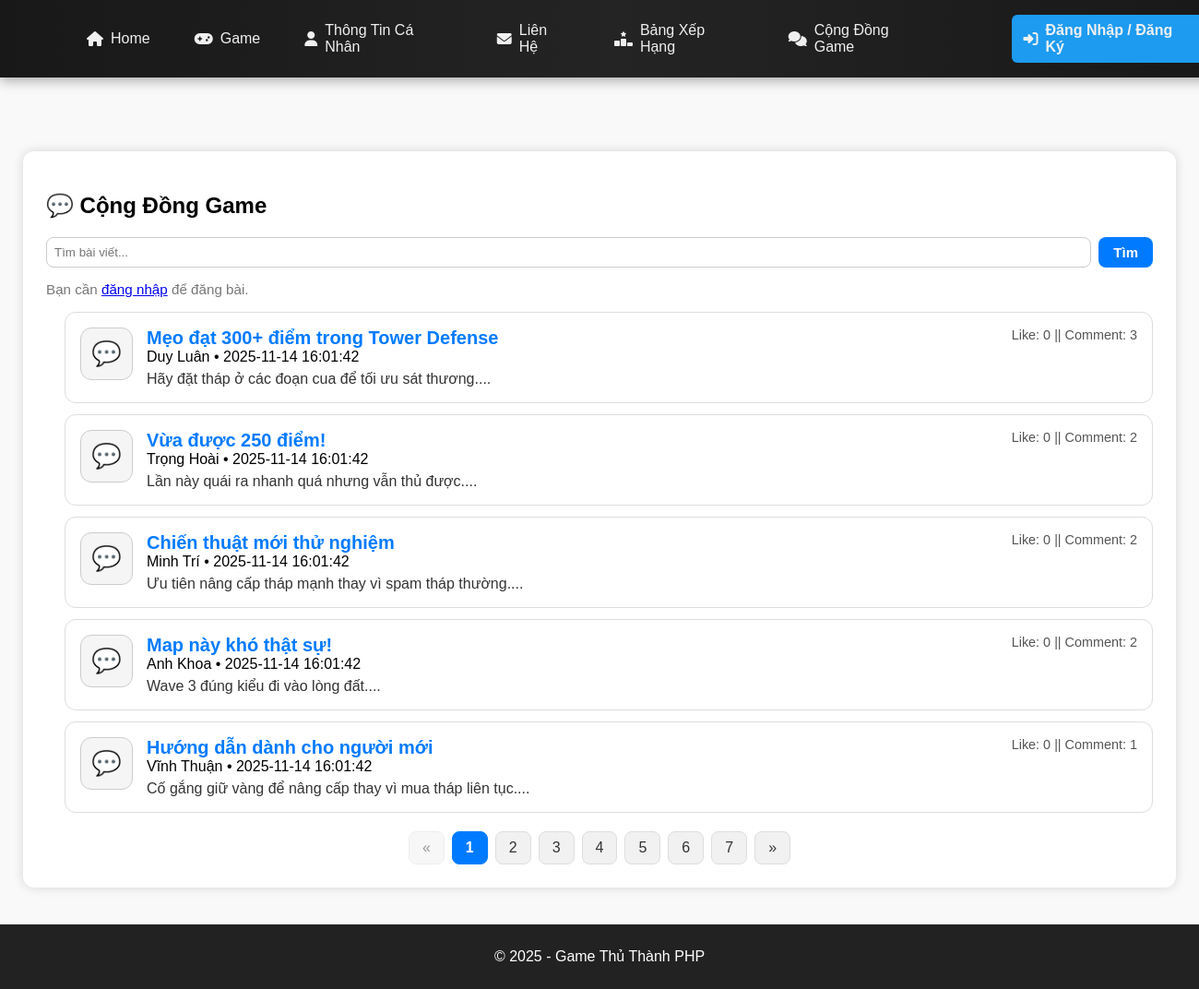
The app's page /forum_list.php with its own data.
### tables this page shows
CREATE TABLE IF NOT EXISTS posts (
  id INT AUTO_INCREMENT PRIMARY KEY,
  user_id INT NOT NULL,
  title VARCHAR(200) NOT NULL,
  content TEXT,
  screenshot_url VARCHAR(255),
  created_at TIMESTAMP DEFAULT CURRENT_TIMESTAMP,
  FOREIGN KEY (user_id) REFERENCES users(id) ON DELETE CASCADE
);

CREATE TABLE users (
  id INT AUTO_INCREMENT PRIMARY KEY,
  name VARCHAR(100),
  email VARCHAR(100) UNIQUE,
  password VARCHAR(255),
  avatar VARCHAR(255) DEFAULT 'uploads/default.png',
  secret_code VARCHAR(255) NOT NULL
);

### forum_list.php (the view, shortened to what this page needs)
<?php
require_once 'db/connect.php';
include 'includes/header.php';
$q = trim($_GET['q'] ?? '');
$perPage = 5;
$page = max(1, intval($_GET['page'] ?? 1));
$offset = ($page - 1) * $perPage;
$where = "";
$params = [];
$types = "";
$sqlCount = "SELECT COUNT(*) AS total FROM posts p $where";
$stmtCount = $conn->prepare($sqlCount);
$stmtCount->execute();
$total = $stmtCount->get_result()->fetch_assoc()['total'] ?? 0;
$totalPages = max(1, ceil($total / $perPage));
$sql = "
    SELECT p.*, u.name AS author,
           (SELECT COUNT(*) FROM post_likes pl WHERE pl.post_id = p.id) AS like_count,
           (SELECT COUNT(*) FROM comments c WHERE c.post_id = p.id) AS comment_count
    FROM posts p
    JOIN users u ON u.id = p.user_id
    $where
    ORDER BY p.created_at DESC
    LIMIT ? OFFSET ?
";
$stmt = $conn->prepare($sql);
$types2 = $types . "ii";
$params2 = $params;
$params2[] = $perPage;
$params2[] = $offset;
$stmt->bind_param($types2, ...$params2);
$stmt->execute();
$result = $stmt->get_result();
?>
<div class="forum-container">
  <h2>💬 Cộng Đồng Game</h2>
  <form method="get" style="position:relative; margin-bottom:15px; display:flex; gap:8px;">
    <div style="flex:1; position:relative;">
      <input type="text" name="q" id="searchInput" placeholder="Tìm bài viết..."
             value="<?= htmlspecialchars($q) ?>"
             autocomplete="off"
             style="width:100%;padding:8px;border-radius:8px;border:1px solid #ccc;">
    </div>
    <button class="btn-send">Tìm</button>
  </form>
  <div style="margin-bottom:15px;">
    <?php if (isset($_SESSION['user'])): ?>
      <a href="forum_create_post.php" class="btn-send">✍️ Đăng bài mới</a>
    <?php else: ?>
      <span class="muted">Bạn cần <a href="auth.php">đăng nhập</a> để đăng bài.</span>
    <?php endif; ?>
  </div>
  <?php if ($total == 0): ?>
    <p class="muted">Không có bài phù hợp.</p>
  <?php else: ?>
    <div class="forum-list">
<?php while ($row = $result->fetch_assoc()): ?>
  <div class="forum-card">
    <div class="forum-icon">💬</div>
    <div class="forum-content">
      <a class="forum-title" href="forum_view.php?id=<?= $row['id'] ?>">
        <?= htmlspecialchars($row['title']) ?>
      </a>
      <div class="forum-info">
        <span class="author"><?= htmlspecialchars($row['author']) ?></span> •
        <span class="date"><?= $row['created_at'] ?></span>
      </div>
      <div class="forum-excerpt">
        <?= nl2br(htmlspecialchars(mb_substr($row['content'], 0, 160))) ?>...
      </div>
    </div>
    <div class="forum-stats">
        Like: <?= $row['like_count'] ?> || Comment: <?= $row['comment_count'] ?>
    </div>
  </div>
<?php endwhile; ?>
</div>
    <?php if ($totalPages > 1): ?>
<div class="pagination">
    <a class="<?= $page <= 1 ? 'disabled' : '' ?>"
       href="<?= $page > 1 ? '?page='.($page-1).($q!==''?'&q='.urlencode($q):'') : '#' ?>">
       «
    </a>
    <?php for ($p = 1; $p <= $totalPages; $p++): ?>
        <a class="<?= $p == $page ? 'active' : '' ?>"
           href="?page=<?= $p . ($q !== '' ? '&q='.urlencode($q) : '') ?>">
            <?= $p ?>
        </a>
    <?php endfor; ?>
    <a class="<?= $page >= $totalPages ? 'disabled' : '' ?>"
       href="<?= $page < $totalPages ? '?page='.($page+1).($q!==''?'&q='.urlencode($q):'') : '#' ?>">
       »
    </a>
</div>
<?php endif; ?>
  <?php endif; ?>
</div>
<?php include 'includes/footer.php'; ?>

### includes/header.php (shortened to what this page needs)
<!DOCTYPE html>
<html lang="vi">
<head>
    <link rel="stylesheet" href="assets/style.css">
</head>
<body>
<?php include "includes/navbar.php"; ?>
<div class="container"></div>

### includes/navbar.php (shortened to what this page needs)
<nav class="navbar">
    <div class="nav-left">
        <a href="index.php"><i class="fa-solid fa-house"></i> Home</a>
        <a href="game.php"><i class="fa-solid fa-gamepad"></i> Game</a>
        <a href="profile.php"><i class="fa-solid fa-user"></i> Thông Tin Cá Nhân</a>
        <a href="contact.php"><i class="fa-solid fa-envelope"></i> Liên Hệ</a>
        <a href="leaderboard.php"><i class="fa-solid fa-ranking-star"></i> Bảng Xếp Hạng</a>
        <a href="forum_list.php"><i class="fa-solid fa-comments"></i> Cộng Đồng Game</a>
    </div>
    <div class="nav-right">
        <?php if (isset($_SESSION['user'])): ?>
            <span class="user-name">
                <i class="fa-solid fa-circle-user"></i>
                Xin chào, <strong><?php echo htmlspecialchars($_SESSION['user']['name']); ?></strong>
            </span>
            <a href="logout.php" class="logout-btn"><i class="fa-solid fa-right-from-bracket"></i> Đăng Xuất</a>
        <?php else: ?>
            <a href="auth.php" class="login-btn"><i class="fa-solid fa-right-to-bracket"></i> Đăng Nhập / Đăng Ký</a>
        <?php endif; ?>
    </div>
</nav>
<link rel="stylesheet" href="https://cdnjs.cloudflare.com/ajax/libs/font-awesome/6.5.0/css/all.min.css">

### includes/footer.php (shortened to what this page needs)
<footer>
    <p>&copy; 2025 - Game Thủ Thành PHP</p>
</footer>
</body>
</html>

### assets/css/base.css (style rules this page uses)
body { font-family: Arial, sans-serif; background: #f9f9f9; margin: 0; padding: 0; display: grid; grid-template-rows: auto 1fr auto; min-height: 100vh; }
html, body { height: 100%; margin: 0; }

### assets/css/navbar.css (style rules this page uses)
.navbar { display: flex; justify-content: space-between; align-items: center; background: #333; padding: 0 40px; height: 60px; }
.navbar a { color: white; text-decoration: none; margin: 0 30px; font-weight: 500; transition: color 0.2s ease; }
.nav-left { display: flex; align-items: center; padding: 50px; }
.nav-right a { font-weight: bold; }

### assets/css/game.css (style rules this page uses)
.container { padding: 20px; }
.muted { color: #666; font-size: 0.95em; }

### assets/css/contact.css (style rules this page uses)
.btn-send { background: #ffd700; color: #222; border: none; padding: 12px 20px; font-size: 18px; font-weight: bold; border-radius: 30px; cursor: pointer; transition: 0.3s; }

### assets/css/forum.css (style rules this page uses)
.forum-container { width: 1200px; margin: 40px auto; background: #fff; padding: 25px; border-radius: 12px; box-shadow: 0 0 12px rgba(0,0,0,0.15); }
.forum-list { margin-left: 20px; }
.forum-card { display: flex; justify-content: space-between; align-items: flex-start; gap: 15px; padding: 16px; border-radius: 12px; border: 1px solid #ddd; background: #fff; margin-bottom: 12px; transition: 0.25s; }
.forum-icon { font-size: 35px; }
.forum-title { font-size: 20px; font-weight: bold; color: #007bff; text-decoration: none; }
.forum-excerpt { color: #333; margin-top: 6px; }
.muted { color: #777; }
.forum-icon { width: 55px; height: 55px; border-radius: 12px; border: 1px solid #ccc; background: #f5f5f5; font-size: 26px; display: flex; align-items: center; justify-content: center; color: #555; }
.pagination { display: flex; justify-content: center; margin-top: 20px; gap: 8px; }
.pagination a { padding: 8px 14px; background: #f1f1f1; border-radius: 8px; text-decoration: none; color: #333; font-weight: 500; border: 1px solid #ddd; transition: 0.25s; }
.pagination .active { background: #007bff; color: white; font-weight: 600; border: 1px solid #007bff; cursor: default; }
.pagination .disabled { opacity: 0.5; pointer-events: none; }
.btn-send { background-color: #007bff; color: #ffffff; border: none; padding: 8px 16px; border-radius: 8px; font-weight: bold; font-size: 15px; text-decoration: none; cursor: pointer; transition: background-color 0.2s ease-in-out, transform 0.1s ease; }
.forum-container form[method="get"] { position: relative; margin-bottom: 15px; display: flex; gap: 8px; }
.forum-container form[method="get"] > div:first-child { flex: 1; position: relative; }
#searchInput { width: 100%; padding: 8px; border-radius: 8px; border: 1px solid #ccc; box-sizing: border-box; }
.forum-container form[method="get"] + div { margin-bottom: 15px; }
.forum-stats { text-align: right; white-space: nowrap; font-size: 0.9em; color: #555; margin-left: 15px; }
.forum-card { display: flex; justify-content: space-between; align-items: flex-start; }
.forum-content { flex: 1; }

### assets/css/footer.css (style rules this page uses)
footer { background: #222; color: white; text-align: center; padding: 10px; }

### includes/navbar.php (style rules this page uses)
.navbar { width: 100%; background: linear-gradient(90deg, #181818, #242424, #181818); padding: 12px 20px; display: flex; justify-content: space-between; align-items: center; box-shadow: 0 4px 12px rgba(0,0,0,0.3); position: sticky; top: 0; z-index: 999; font-family: Arial, sans-serif; }
.navbar a { color: #f0f0f0; margin: 0 12px; text-decoration: none; font-size: 16px; transition: 0.3s; padding: 8px 12px; border-radius: 6px; display: inline-flex; align-items: center; gap: 8px; }
.nav-left { display: flex; align-items: center; }
.nav-right { display: flex; align-items: center; }
.login-btn { background: #1d9bf0; padding: 8px 14px; border-radius: 6px; font-weight: bold; }

### records on screen
posts: title "Mẹo đạt 300+ điểm trong Tower Defense", user.name "Duy Luân", created_at "2025-11-14 16:01:42", content "Hãy đặt tháp ở các đoạn cua để tối ưu sát thương.", like_count "0", comment_count "3"
posts: title "Vừa được 250 điểm!", user.name "Trọng Hoài", created_at "2025-11-14 16:01:42", content "Lần này quái ra nhanh quá nhưng vẫn thủ được.", like_count "0", comment_count "2"
posts: title "Chiến thuật mới thử nghiệm", user.name "Minh Trí", created_at "2025-11-14 16:01:42", content "Ưu tiên nâng cấp tháp mạnh thay vì spam tháp thường.", like_count "0", comment_count "2"
posts: title "Map này khó thật sự!", user.name "Anh Khoa", created_at "2025-11-14 16:01:42", content "Wave 3 đúng kiểu đi vào lòng đất.", like_count "0", comment_count "2"
posts: title "Hướng dẫn dành cho người mới", user.name "Vĩnh Thuận", created_at "2025-11-14 16:01:42", content "Cố gắng giữ vàng để nâng cấp thay vì mua tháp liên tục.", like_count "0", comment_count "1"
